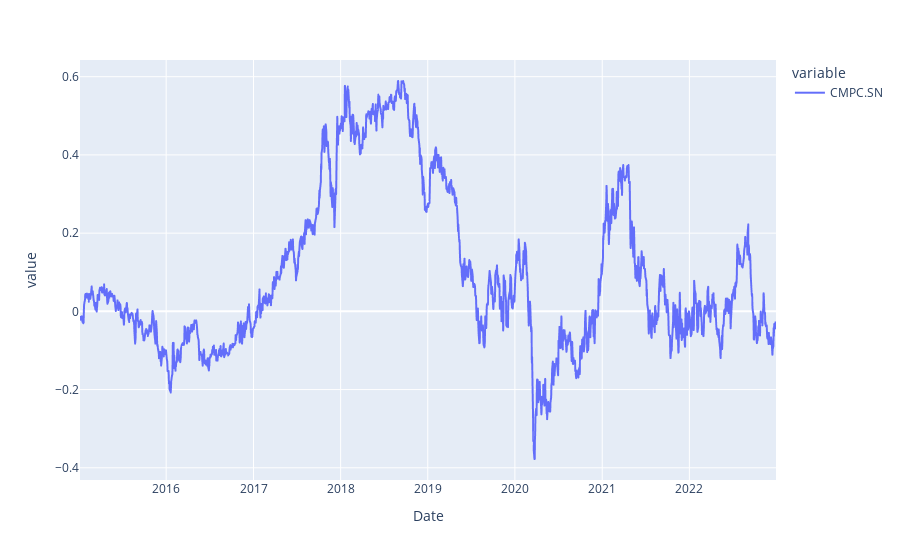

The notebook cell saved with this chart:
### Markdown cell above
### Metrics

$ P\&L $: 

Profit and Loss is calculated by subtracting the initial cost of the trade (including commissions, fees, etc.) from the current value of the trade (the current market value of the open positions, also taking into account the commissions and fees associated with closing the positions). If the result is positive, it means that the trade has generated profits. If it is negative, it indicates that there has been a loss.

### Code cell
strategy_pnl = data["CMPC.SN"]
strategy_pnl_returns = strategy_pnl.pct_change().dropna()
strategy_pnl_cum_returns = (1 + strategy_pnl_returns).cumprod() - 1
fig = px.line(strategy_pnl_cum_returns)
fig.show()

### Figure 1 — Plotly figure (JSON) as saved in the notebook; plotly's stock layout.template omitted (floating-point values rounded to 4 significant figures; data arrays with more than 128 entries replaced by an {"elided": "..."} marker saying what was removed)
{"data": [{"hovertemplate": "variable=CMPC.SN<br>Date=%{x}<br>value=%{y}<extra></extra>", "legendgroup": "CMPC.SN", "line": {"color": "#636efa", "dash": "solid"}, "marker": {"symbol": "circle"}, "mode": "lines", "name": "CMPC.SN", "showlegend": true, "type": "scattergl", "x": {"elided": "1993 str values"}, "xaxis": "x", "y": {"elided": "1993 float values"}, "yaxis": "y"}], "layout": {"legend": {"title": {"text": "variable"}, "tracegroupgap": 0}, "margin": {"t": 60}, "xaxis": {"anchor": "y", "domain": [0, 1], "title": {"text": "Date"}}, "yaxis": {"anchor": "x", "domain": [0, 1], "title": {"text": "value"}}}}
